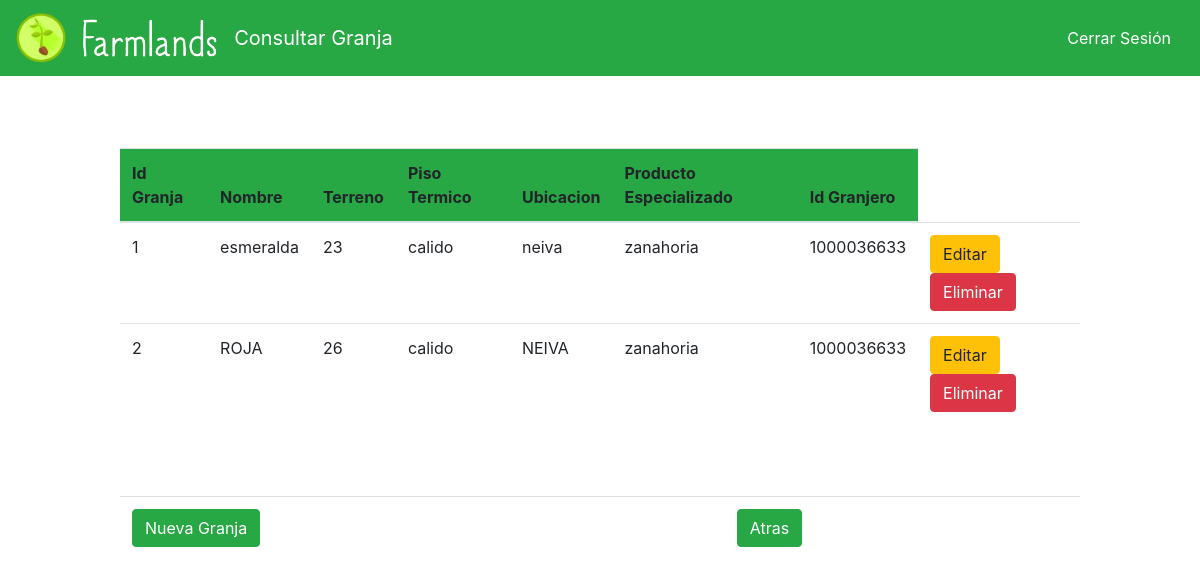
The page /consultar_granja.php (signed in) on the database as committed earlier.
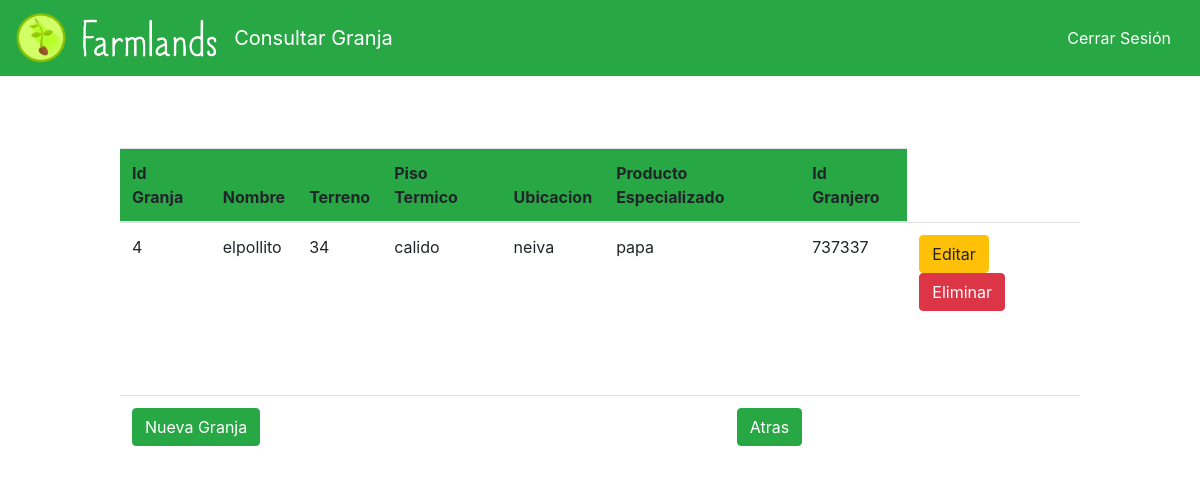
The same page on the database as committed later.
### tables this page shows
CREATE TABLE `granja` (
  `ID_GRANJA` int(11) NOT NULL,
  `NOMBRE` varchar(30) NOT NULL,
  `TERRENO` int(11) NOT NULL,
  `PISO_TERMICO` varchar(20) NOT NULL,
  `UBICACION` varchar(50) NOT NULL,
  `PRODUCTO_ESPECIALIZADO` varchar(20) NOT NULL,
  `GRANJERO` int(11) NOT NULL
);

### consultar_granja.php (the view, shortened to what this page needs)
<?php
	if(isset($_SESSION['resultado']))
	{
        $cadena= $_SESSION ['resultado'];
       $rol= $cadena[3];
       $DOCUMENTO= $cadena[4];
?><!doctype html>
<html lang="en">
  <head>
  <link rel="stylesheet" href="resources/all.css">
    <link rel="stylesheet" href="bootstrap.css">
  </head>
  <body>
     <nav class="navbar navbar-expand-lg navbar-success bg-success">
        <a class="navbar-brand" href="menu_principal.php"><img src="assets/icons/Farmlands_logo.png" width="50" height="auto" class="d-inline-block align-center" alt=""></a>
        <a class="navbar-brand" href="menu_principal.php"><img src="assets/icons/Letters.png" width="auto" height="45" class="d-inline-block align-center" alt=""></a>
        <span class="navbar-brand d-inline-block align-center justify-content-center" style="color:#fff;">Consultar Granja</span>
        <div class="collapse navbar-collapse justify-content-end" id="navbarSupportedContent">
                <ul class="nav justify-content-end">
                    <li class="nav-item">
                        <a href="cerrar.php"><button class="btn btn-success" style="" type="submit" ><i class="fas fa-power-off"></i> Cerrar Sesión</button></a>
                    </li>
                </ul>
        </div>
      </nav>
<table   class="table" >
  <thead class="bg-success">
    <tr>
      <th scope="col">Id Granja</th>
      <th scope="col">Nombre</th>
      <th scope="col">Terreno</th>
      <th scope="col">Piso Termico</th>
      <th scope="col">Ubicacion</th>
      <th scope="col">Producto Especializado</th>
      <th scope="col">Id Granjero</th>
      </tr>
  </thead>
  <tbody>
  <?php
    $mysqli=conectar();
    if ($rol=='administrador'){
        $consulta= "SELECT * FROM  granja";
    }
  else if ($rol=='granjero'){
        $consulta= "SELECT * FROM  granja where GRANJERO='$DOCUMENTO'";
    }
      if ($resultado = $mysqli->query($consulta))
      {
        while ($fila = $resultado->fetch_row())
        {
          echo "<tr>";
          echo "<td>$fila[0]</td><td>$fila[1]</td><td>$fila[2]</td><td>$fila[3]</td><td>$fila[4]</td><td>$fila[5]</td><td>$fila[6]</td>";
          echo"<td>";
            echo "<a  data-toggle='modal' data-target='#editUsu' data-id_granja ='" .$fila[0] ."' data-nombre='" .$fila[1] ."' data-terreno='" .$fila[2] ."' data-piso_termico='" .$fila[3]."' data-ubicacion='".$fila[4]."' data-prodcuto_especializado='".$fila[5]."' data-id_granjero='".$fila[6]."' class='btn btn-warning'><span class='glyphicon glyphicon-pencil'></span>Editar</a> ";
            echo "<a class='btn btn-danger' href='eliminar_granja.php?ID_GRANJA=" .$fila[0] ."'><span class='glyphicon glyphicon-remove'></span>Eliminar</a>";
            echo "</td>";
          echo "</tr>";
        }
      }
?>
  </tbody>
</table>
<table   class="table" >
<tr>
  <th scope="col"><button  data-toggle="modal" data-target="#nuevoUsu" class="btn btn-success" type="submit">Nueva Granja</button></th>
  <?php
  if ($rol=='administrador'){
    ?>
  <th scope="col"> <a href="Menu_principal.php"><button class="btn btn-success" type="submit">Atras</button></a></th>
   <?php
  }
  else if ($rol=='granjero'){
   ?>
   <th scope="col"> <a href="Menu_granjero.php"><button class="btn btn-success" type="submit">Atras</button></a></th>
    <?php
 }
     ?>
</tr>
</table>
  </body>
</html>
<?php
  }
  else
  {
    ?>
     <META HTTP-EQUIV="Refresh" CONTENT="0; URL=index.php">
     <?php
  }
?>

Rows that differ between the two databases and show on the page:
removed granja: ID_GRANJA "1", NOMBRE "esmeralda", TERRENO "23", PISO_TERMICO "calido", UBICACION "neiva", PRODUCTO_ESPECIALIZADO "zanahoria", GRANJERO "1000036633"
removed granja: ID_GRANJA "2", NOMBRE "ROJA", TERRENO "26", PISO_TERMICO "calido", UBICACION "NEIVA", PRODUCTO_ESPECIALIZADO "zanahoria", GRANJERO "1000036633"
added granja: ID_GRANJA "4", NOMBRE "elpollito", TERRENO "34", PISO_TERMICO "calido", UBICACION "neiva", PRODUCTO_ESPECIALIZADO "papa", GRANJERO "737337"
